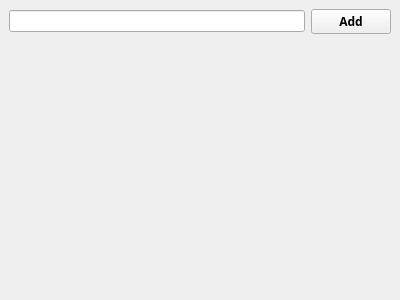
<?xml version="1.0" encoding="UTF-8"?>
<ui version="4.0">
 <class>add_chat</class>
 <widget class="QMainWindow" name="add_chat">
  <property name="geometry">
   <rect>
    <x>0</x>
    <y>0</y>
    <width>400</width>
    <height>300</height>
   </rect>
  </property>
  <property name="windowTitle">
   <string>Dialog</string>
  </property>
  <widget class="QWidget" name="gridLayoutWidget">
   <layout class="QGridLayout" name="gridLayout">
    <property name="sizeConstraint">
     <enum>QLayout::SetMaximumSize</enum>
    </property>
    <item row="1" column="0">
     <layout class="QVBoxLayout" name="verticalLayout"/>
    </item>
    <item row="0" column="0">
     <layout class="QHBoxLayout" name="horizontalLayout">
      <item>
       <widget class="QLineEdit" name="lineEdit"/>
      </item>
      <item>
       <widget class="QPushButton" name="AddButton">
        <property name="font">
         <font>
          <family>Microsoft JhengHei</family>
          <bold>true</bold>
         </font>
        </property>
        <property name="text">
         <string>Add</string>
        </property>
       </widget>
      </item>
     </layout>
    </item>
   </layout>
  </widget>
 </widget>
 <resources/>
 <connections/>
</ui>
